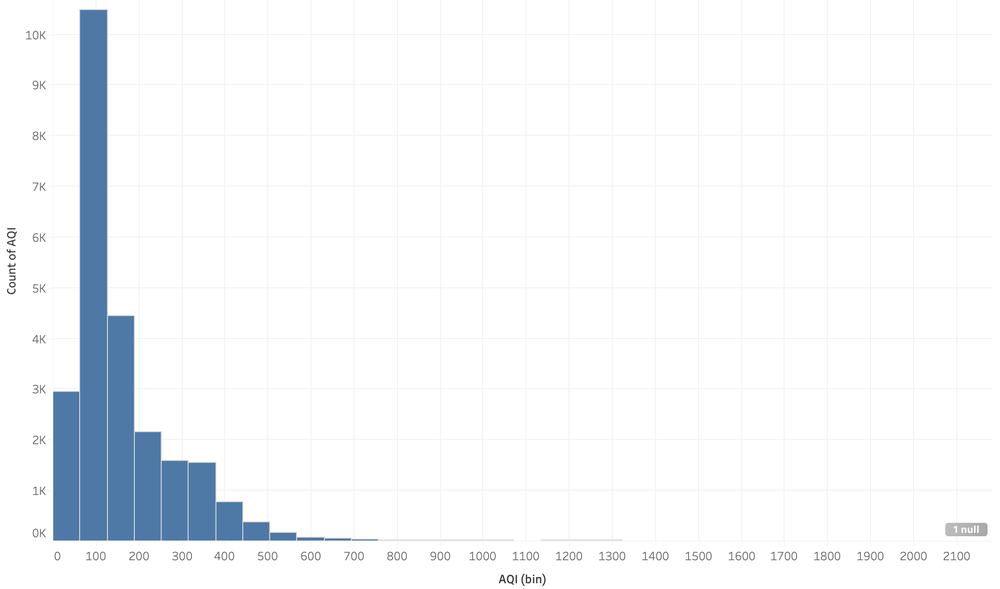
#> input picture main_project/Hist_1_AQI.png, 1000 x 589 px, shrunk from 2084 x 1228 before the run
$ python collage_making.py
#> lines starting #> are read from the running program, lines starting #| are printed output that depends on the picture
import matplotlib.pyplot as plt
from PIL import Image # Used to open image files
import os

image_files = [
    'Hist_1_AQI.png',
    'Hist_2_NO2.png',
    'Hist_3_CO.png',
    'Hist_4_SO2.png',
    'Hist_5_O3.png',
    'Hist_6_Toluene.png',
    'Hist_7_PM10.png',
    'Hist_8_NH3.png'
]

# Create a figure and a grid of subplots for the collage
# We'll use a 3x3 grid, which gives us 9 slots. With 8 images, one will be empty.
fig, axes = plt.subplots(3, 3, figsize=(15, 15))
axes = axes.flatten() # Flatten the 2D array of axes for easy iteration

# Loop through the image files and place them on the subplots
for i, img_path in enumerate(image_files):
    if i < len(axes): # Ensure we don't try to plot more images than we have subplots
        try:
            # Open the image using PIL (Image.open)
            img = Image.open(img_path)
#> img is the input picture: PIL image 1000x589 RGBA; mean R, G, B, A 243.9, 246.3, 248.8, 255
            axes[i].imshow(img)
            axes[i].axis('off') # Turn off axis labels and ticks for a cleaner look

            # Optional: Add a title for each subplot, derived from the filename
            # This makes it clear which pollutant each histogram represents
            title_text = os.path.basename(img_path).replace('.png', '').replace('image', '').upper()
            axes[i].set_title(title_text if title_text else f'Image {i+1}', fontsize=12)

        except FileNotFoundError:
            print(f"Warning: The image file '{img_path}' was not found. Skipping this subplot.")
            axes[i].axis('off') # Ensure the empty subplot doesn't show axes
        except Exception as e:
            print(f"Error processing image '{img_path}': {e}")
            axes[i].axis('off') # Ensure the empty subplot doesn't show axes
    else:
        break # Stop if we've filled all our desired subplot slots

# Turn off any remaining empty subplots (e.g., the 9th slot if you have 8 images)
for j in range(len(image_files), len(axes)):
    axes[j].axis('off')
#> this loop made 1 pass
#> j on pass 1: 8

# Add a main title for the entire collage
plt.suptitle('Histograms of Pollutant Distributions', y=1.02, fontsize=20) # y adjusts title position

# Adjust layout to prevent titles/labels from overlapping
plt.tight_layout(rect=[0, 0.03, 1, 0.98]) # Adjust rect if main title is cut off

# Save the collage to a file
output_filename = 'histograms_collage.png'
plt.savefig(output_filename, dpi=300, bbox_inches='tight') # Save with high resolution
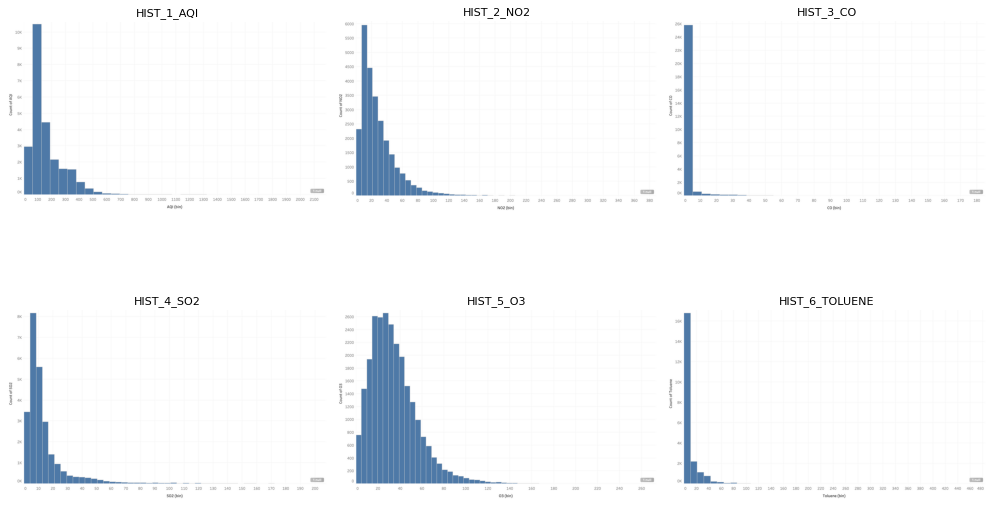
#> figure drawn by matplotlib, 6 panels
print(f"\nCollage saved successfully as '{output_filename}'")
plt.close(fig) # Close the figure to free up memory
